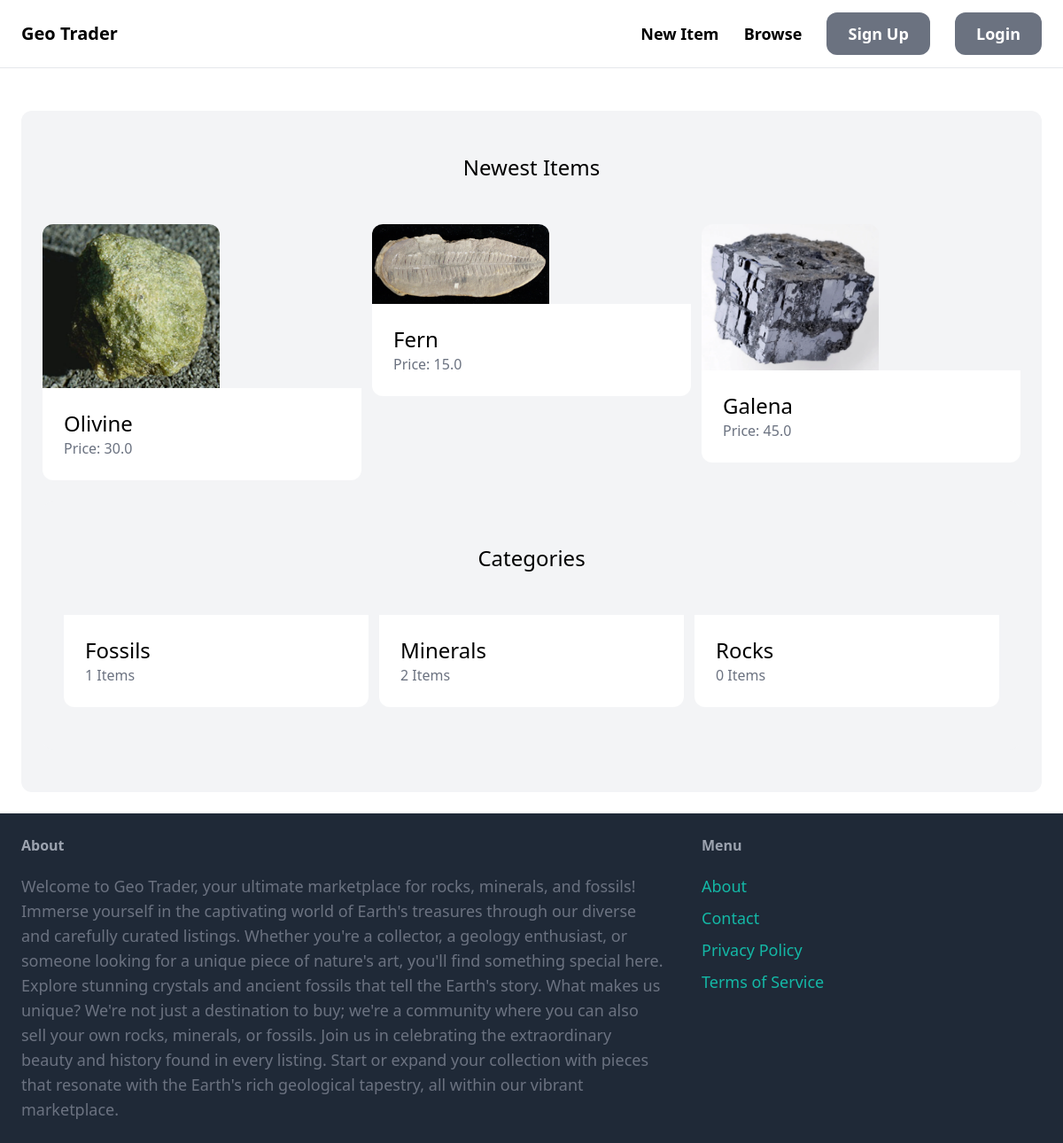
The page / on the database its author committed.
### item/models.py (models this page shows, shortened)
class Item(models.Model):
    category = models.ForeignKey(Category, related_name = "items", on_delete = models.CASCADE)
    name = models.CharField(max_length=255)
    description = models.TextField(blank = True, null = True)
    price = models.FloatField(default = 0.00)
    image = models.ImageField(upload_to = "item_images", blank = True, null = True)
    is_sold = models.BooleanField(default = False)
    created_by = models.ForeignKey(User, related_name = "items", on_delete = models.CASCADE)
    created_at = models.DateTimeField(auto_now_add = True)

class Category(models.Model):
    name = models.CharField(max_length=255)
    class Meta:
        ordering = ("name", )
        verbose_name_plural = "Categories"

### core/views.py (the view)
# urls.py: path("", views.index, name = "index"),
def index(request):
    items = Item.objects.filter(is_sold = False)[0 : 6]
    categories = Category.objects.all()
    return render(request, "core/index.html", {
        "categories" : categories,
        "items" : items,
    })

### core/templates/core/index.html (shortened to what this page needs)
{% extends "core/base.html" %}
{% block content %}
   <div class="mt-6 px-6 py-12 bg-gray-100 rounded-xl">
        <h2 class="mb-12 text-2xl text-center">Newest Items</h2>
        <div class="grid grid-cols-3 gap-3">
            {% for item in items %}
                <div>
                    <a href="{% url 'item:detail' item.id %}">
                        <div>
                            <img src="{{ item.image.url }}" class="rounded-t-xl" height="200" width="200">
                        </div>
                        <div class="p-6 bg-white rounded-b-xl">
                            <h2 class="text-2xl">{{ item.name }}</h2>
                            <p class="text-gray-500">Price: {{ item.price }}</p>
                        </div>
                    </a>
                </div>
            {% endfor %}
        </div>
        <div class="mt-6 px-6 py-12 bg-gray-100 rounded-xl">
            <h2 class="mb-12 text-2xl text-center">Categories</h2>
            <div class="grid grid-cols-3 gap-3">
                {% for category in categories %}
                <div>
                    <a href="#">
                        <div class="p-6 bg-white rounded-b-xl">
                            <h2 class="text-2xl">{{ category.name }}</h2>
                            <p class="text-gray-500">{{ category.items.count }} Items</p>
                        </div>
                    </a>
                </div>
                {% endfor %}
            </div>
        </div>
   </div>
{% endblock %}

### rows shown on the page
Item: image (picture), name "Olivine", price "30.0"
Item: image (picture), name "Fern", price "15.0"
Item: image (picture), name "Galena", price "45.0"
Category: name "Fossils", items.count "1"
Category: name "Minerals", items.count "2"
Category: name "Rocks", items.count "0"
